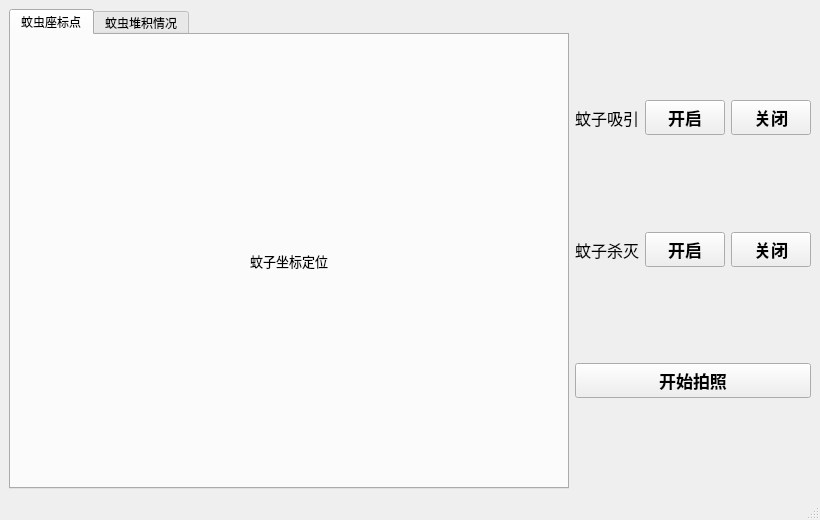
<?xml version="1.0" encoding="UTF-8"?>
<ui version="4.0">
 <class>MainWindow</class>
 <widget class="QMainWindow" name="MainWindow">
  <property name="geometry">
   <rect>
    <x>0</x>
    <y>0</y>
    <width>820</width>
    <height>520</height>
   </rect>
  </property>
  <property name="minimumSize">
   <size>
    <width>450</width>
    <height>337</height>
   </size>
  </property>
  <property name="maximumSize">
   <size>
    <width>820</width>
    <height>520</height>
   </size>
  </property>
  <property name="cursor">
   <cursorShape>ArrowCursor</cursorShape>
  </property>
  <property name="windowTitle">
   <string>MosqiBot</string>
  </property>
  <widget class="QWidget" name="centralwidget">
   <layout class="QGridLayout" name="gridLayout_2">
    <item row="0" column="0">
     <widget class="QTabWidget" name="tabWidget">
      <property name="minimumSize">
       <size>
        <width>400</width>
        <height>300</height>
       </size>
      </property>
      <property name="maximumSize">
       <size>
        <width>800</width>
        <height>500</height>
       </size>
      </property>
      <property name="toolTip">
       <string/>
      </property>
      <property name="styleSheet">
       <string notr="true"/>
      </property>
      <property name="currentIndex">
       <number>0</number>
      </property>
      <widget class="QWidget" name="tab_target_img">
       <attribute name="title">
        <string>蚊虫座标点</string>
       </attribute>
       <layout class="QGridLayout" name="gridLayout_3">
        <item row="0" column="0">
         <widget class="QLabel" name="label_target">
          <property name="minimumSize">
           <size>
            <width>400</width>
            <height>300</height>
           </size>
          </property>
          <property name="font">
           <font>
            <family>aakar</family>
            <pointsize>10</pointsize>
            <italic>false</italic>
            <bold>false</bold>
           </font>
          </property>
          <property name="layoutDirection">
           <enum>Qt::LeftToRight</enum>
          </property>
          <property name="text">
           <string>蚊子坐标定位</string>
          </property>
          <property name="alignment">
           <set>Qt::AlignCenter</set>
          </property>
         </widget>
        </item>
       </layout>
      </widget>
      <widget class="QWidget" name="tab_heap_img">
       <attribute name="title">
        <string>蚊虫堆积情况</string>
       </attribute>
       <layout class="QGridLayout" name="gridLayout">
        <item row="0" column="0">
         <widget class="QLabel" name="label_heap">
          <property name="minimumSize">
           <size>
            <width>400</width>
            <height>300</height>
           </size>
          </property>
          <property name="text">
           <string>蚊子堆积定位</string>
          </property>
          <property name="alignment">
           <set>Qt::AlignCenter</set>
          </property>
         </widget>
        </item>
       </layout>
      </widget>
     </widget>
    </item>
    <item row="0" column="1">
     <layout class="QVBoxLayout" name="verticalLayout">
      <item>
       <spacer name="verticalSpacer">
        <property name="orientation">
         <enum>Qt::Vertical</enum>
        </property>
        <property name="sizeHint" stdset="0">
         <size>
          <width>20</width>
          <height>40</height>
         </size>
        </property>
       </spacer>
      </item>
      <item>
       <layout class="QHBoxLayout" name="horizontalLayout">
        <item>
         <widget class="QLabel" name="label">
          <property name="font">
           <font>
            <family>aakar</family>
            <pointsize>12</pointsize>
           </font>
          </property>
          <property name="text">
           <string>蚊子吸引</string>
          </property>
          <property name="alignment">
           <set>Qt::AlignCenter</set>
          </property>
         </widget>
        </item>
        <item>
         <widget class="QPushButton" name="pushButton_on_2">
          <property name="minimumSize">
           <size>
            <width>60</width>
            <height>35</height>
           </size>
          </property>
          <property name="font">
           <font>
            <pointsize>13</pointsize>
            <bold>true</bold>
           </font>
          </property>
          <property name="cursor">
           <cursorShape>PointingHandCursor</cursorShape>
          </property>
          <property name="styleSheet">
           <string notr="true"/>
          </property>
          <property name="text">
           <string>开启</string>
          </property>
         </widget>
        </item>
        <item>
         <widget class="QPushButton" name="pushButton_on_3">
          <property name="minimumSize">
           <size>
            <width>60</width>
            <height>35</height>
           </size>
          </property>
          <property name="font">
           <font>
            <pointsize>13</pointsize>
            <bold>true</bold>
           </font>
          </property>
          <property name="cursor">
           <cursorShape>PointingHandCursor</cursorShape>
          </property>
          <property name="styleSheet">
           <string notr="true"/>
          </property>
          <property name="text">
           <string>关闭</string>
          </property>
         </widget>
        </item>
       </layout>
      </item>
      <item>
       <spacer name="verticalSpacer_2">
        <property name="orientation">
         <enum>Qt::Vertical</enum>
        </property>
        <property name="sizeHint" stdset="0">
         <size>
          <width>20</width>
          <height>40</height>
         </size>
        </property>
       </spacer>
      </item>
      <item>
       <layout class="QHBoxLayout" name="horizontalLayout_3">
        <item>
         <widget class="QLabel" name="label_3">
          <property name="font">
           <font>
            <family>aakar</family>
            <pointsize>12</pointsize>
           </font>
          </property>
          <property name="text">
           <string>蚊子杀灭</string>
          </property>
          <property name="alignment">
           <set>Qt::AlignCenter</set>
          </property>
         </widget>
        </item>
        <item>
         <widget class="QPushButton" name="pushButton_on_7">
          <property name="minimumSize">
           <size>
            <width>60</width>
            <height>35</height>
           </size>
          </property>
          <property name="font">
           <font>
            <pointsize>13</pointsize>
            <bold>true</bold>
           </font>
          </property>
          <property name="cursor">
           <cursorShape>PointingHandCursor</cursorShape>
          </property>
          <property name="styleSheet">
           <string notr="true"/>
          </property>
          <property name="text">
           <string>开启</string>
          </property>
         </widget>
        </item>
        <item>
         <widget class="QPushButton" name="pushButton_on_8">
          <property name="minimumSize">
           <size>
            <width>60</width>
            <height>35</height>
           </size>
          </property>
          <property name="font">
           <font>
            <pointsize>13</pointsize>
            <bold>true</bold>
           </font>
          </property>
          <property name="cursor">
           <cursorShape>PointingHandCursor</cursorShape>
          </property>
          <property name="styleSheet">
           <string notr="true"/>
          </property>
          <property name="text">
           <string>关闭</string>
          </property>
         </widget>
        </item>
       </layout>
      </item>
      <item>
       <spacer name="verticalSpacer_3">
        <property name="orientation">
         <enum>Qt::Vertical</enum>
        </property>
        <property name="sizeHint" stdset="0">
         <size>
          <width>20</width>
          <height>40</height>
         </size>
        </property>
       </spacer>
      </item>
      <item>
       <widget class="QPushButton" name="pushButton_on_4">
        <property name="minimumSize">
         <size>
          <width>60</width>
          <height>35</height>
         </size>
        </property>
        <property name="font">
         <font>
          <pointsize>13</pointsize>
          <bold>true</bold>
         </font>
        </property>
        <property name="cursor">
         <cursorShape>PointingHandCursor</cursorShape>
        </property>
        <property name="styleSheet">
         <string notr="true"/>
        </property>
        <property name="text">
         <string>开始拍照</string>
        </property>
       </widget>
      </item>
      <item>
       <spacer name="verticalSpacer_4">
        <property name="orientation">
         <enum>Qt::Vertical</enum>
        </property>
        <property name="sizeHint" stdset="0">
         <size>
          <width>20</width>
          <height>40</height>
         </size>
        </property>
       </spacer>
      </item>
     </layout>
    </item>
   </layout>
  </widget>
  <widget class="QStatusBar" name="statusbar"/>
 </widget>
 <tabstops>
  <tabstop>tabWidget</tabstop>
 </tabstops>
 <resources/>
 <connections/>
</ui>
